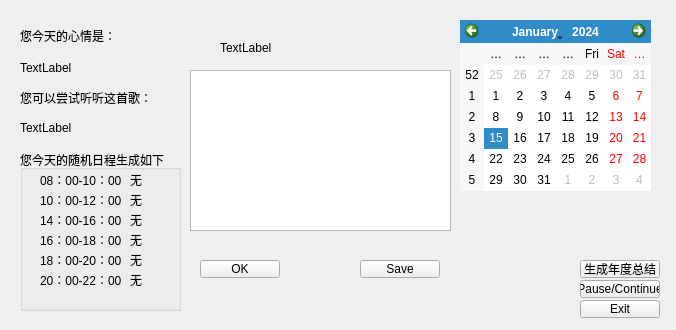
<?xml version="1.0" encoding="UTF-8"?>
<ui version="4.0">
 <class>Specific</class>
 <widget class="QWidget" name="Specific">
  <property name="geometry">
   <rect>
    <x>0</x>
    <y>0</y>
    <width>676</width>
    <height>330</height>
   </rect>
  </property>
  <property name="windowTitle">
   <string>Form</string>
  </property>
  <widget class="QLabel" name="emotionlabel">
   <property name="geometry">
    <rect>
     <x>20</x>
     <y>20</y>
     <width>101</width>
     <height>31</height>
    </rect>
   </property>
   <property name="text">
    <string>您今天的心情是：</string>
   </property>
  </widget>
  <widget class="QLabel" name="emotion">
   <property name="geometry">
    <rect>
     <x>20</x>
     <y>60</y>
     <width>101</width>
     <height>16</height>
    </rect>
   </property>
   <property name="text">
    <string>TextLabel</string>
   </property>
  </widget>
  <widget class="QLabel" name="song">
   <property name="geometry">
    <rect>
     <x>20</x>
     <y>120</y>
     <width>341</width>
     <height>16</height>
    </rect>
   </property>
   <property name="text">
    <string>TextLabel</string>
   </property>
  </widget>
  <widget class="QLabel" name="songlabel">
   <property name="geometry">
    <rect>
     <x>20</x>
     <y>90</y>
     <width>211</width>
     <height>16</height>
    </rect>
   </property>
   <property name="text">
    <string>您可以尝试听听这首歌：</string>
   </property>
  </widget>
  <widget class="QGroupBox" name="groupBox">
   <property name="geometry">
    <rect>
     <x>20</x>
     <y>150</y>
     <width>161</width>
     <height>161</height>
    </rect>
   </property>
   <property name="title">
    <string>您今天的随机日程生成如下</string>
   </property>
   <widget class="QLabel" name="label8">
    <property name="geometry">
     <rect>
      <x>20</x>
      <y>20</y>
      <width>100</width>
      <height>20</height>
     </rect>
    </property>
    <property name="sizePolicy">
     <sizepolicy hsizetype="Expanding" vsizetype="Fixed">
      <horstretch>0</horstretch>
      <verstretch>0</verstretch>
     </sizepolicy>
    </property>
    <property name="text">
     <string>08：00-10：00</string>
    </property>
   </widget>
   <widget class="QLabel" name="label10">
    <property name="geometry">
     <rect>
      <x>20</x>
      <y>40</y>
      <width>100</width>
      <height>20</height>
     </rect>
    </property>
    <property name="text">
     <string>10：00-12：00</string>
    </property>
   </widget>
   <widget class="QLabel" name="label14">
    <property name="geometry">
     <rect>
      <x>20</x>
      <y>60</y>
      <width>100</width>
      <height>20</height>
     </rect>
    </property>
    <property name="text">
     <string>14：00-16：00</string>
    </property>
   </widget>
   <widget class="QLabel" name="label16">
    <property name="geometry">
     <rect>
      <x>20</x>
      <y>80</y>
      <width>100</width>
      <height>20</height>
     </rect>
    </property>
    <property name="text">
     <string>16：00-18：00</string>
    </property>
   </widget>
   <widget class="QLabel" name="label18">
    <property name="geometry">
     <rect>
      <x>20</x>
      <y>100</y>
      <width>100</width>
      <height>20</height>
     </rect>
    </property>
    <property name="text">
     <string>18：00-20：00</string>
    </property>
   </widget>
   <widget class="QLabel" name="label20">
    <property name="geometry">
     <rect>
      <x>20</x>
      <y>120</y>
      <width>100</width>
      <height>20</height>
     </rect>
    </property>
    <property name="text">
     <string>20：00-22：00</string>
    </property>
   </widget>
   <widget class="QLabel" name="schedule8">
    <property name="geometry">
     <rect>
      <x>110</x>
      <y>20</y>
      <width>241</width>
      <height>20</height>
     </rect>
    </property>
    <property name="text">
     <string>无</string>
    </property>
   </widget>
   <widget class="QLabel" name="schedule10">
    <property name="geometry">
     <rect>
      <x>110</x>
      <y>40</y>
      <width>350</width>
      <height>20</height>
     </rect>
    </property>
    <property name="sizePolicy">
     <sizepolicy hsizetype="Fixed" vsizetype="Fixed">
      <horstretch>0</horstretch>
      <verstretch>0</verstretch>
     </sizepolicy>
    </property>
    <property name="text">
     <string>无</string>
    </property>
   </widget>
   <widget class="QLabel" name="schedule14">
    <property name="geometry">
     <rect>
      <x>110</x>
      <y>60</y>
      <width>350</width>
      <height>20</height>
     </rect>
    </property>
    <property name="text">
     <string>无</string>
    </property>
   </widget>
   <widget class="QLabel" name="schedule16">
    <property name="geometry">
     <rect>
      <x>110</x>
      <y>80</y>
      <width>350</width>
      <height>20</height>
     </rect>
    </property>
    <property name="text">
     <string>无</string>
    </property>
   </widget>
   <widget class="QLabel" name="schedule18">
    <property name="geometry">
     <rect>
      <x>110</x>
      <y>100</y>
      <width>350</width>
      <height>20</height>
     </rect>
    </property>
    <property name="text">
     <string>无</string>
    </property>
   </widget>
   <widget class="QLabel" name="schedule20">
    <property name="geometry">
     <rect>
      <x>110</x>
      <y>120</y>
      <width>350</width>
      <height>20</height>
     </rect>
    </property>
    <property name="text">
     <string>无</string>
    </property>
   </widget>
  </widget>
  <widget class="QTextEdit" name="Diary">
   <property name="geometry">
    <rect>
     <x>190</x>
     <y>70</y>
     <width>261</width>
     <height>161</height>
    </rect>
   </property>
  </widget>
  <widget class="QPushButton" name="OK_Button">
   <property name="geometry">
    <rect>
     <x>200</x>
     <y>260</y>
     <width>80</width>
     <height>18</height>
    </rect>
   </property>
   <property name="text">
    <string>OK</string>
   </property>
  </widget>
  <widget class="QPushButton" name="Save_Button">
   <property name="geometry">
    <rect>
     <x>360</x>
     <y>260</y>
     <width>80</width>
     <height>18</height>
    </rect>
   </property>
   <property name="text">
    <string>Save</string>
   </property>
  </widget>
  <widget class="QCalendarWidget" name="Calendar">
   <property name="geometry">
    <rect>
     <x>460</x>
     <y>20</y>
     <width>191</width>
     <height>171</height>
    </rect>
   </property>
  </widget>
  <widget class="QPushButton" name="pushButton">
   <property name="geometry">
    <rect>
     <x>580</x>
     <y>300</y>
     <width>80</width>
     <height>18</height>
    </rect>
   </property>
   <property name="text">
    <string>Exit</string>
   </property>
  </widget>
  <widget class="QLabel" name="DateLabel">
   <property name="geometry">
    <rect>
     <x>220</x>
     <y>40</y>
     <width>181</width>
     <height>16</height>
    </rect>
   </property>
   <property name="text">
    <string>TextLabel</string>
   </property>
  </widget>
  <widget class="QPushButton" name="Pause_Continue">
   <property name="geometry">
    <rect>
     <x>580</x>
     <y>280</y>
     <width>80</width>
     <height>18</height>
    </rect>
   </property>
   <property name="text">
    <string>Pause/Continue</string>
   </property>
  </widget>
  <widget class="QPushButton" name="pushButton_2">
   <property name="geometry">
    <rect>
     <x>580</x>
     <y>260</y>
     <width>80</width>
     <height>18</height>
    </rect>
   </property>
   <property name="text">
    <string>生成年度总结</string>
   </property>
  </widget>
 </widget>
 <resources/>
 <connections/>
</ui>
